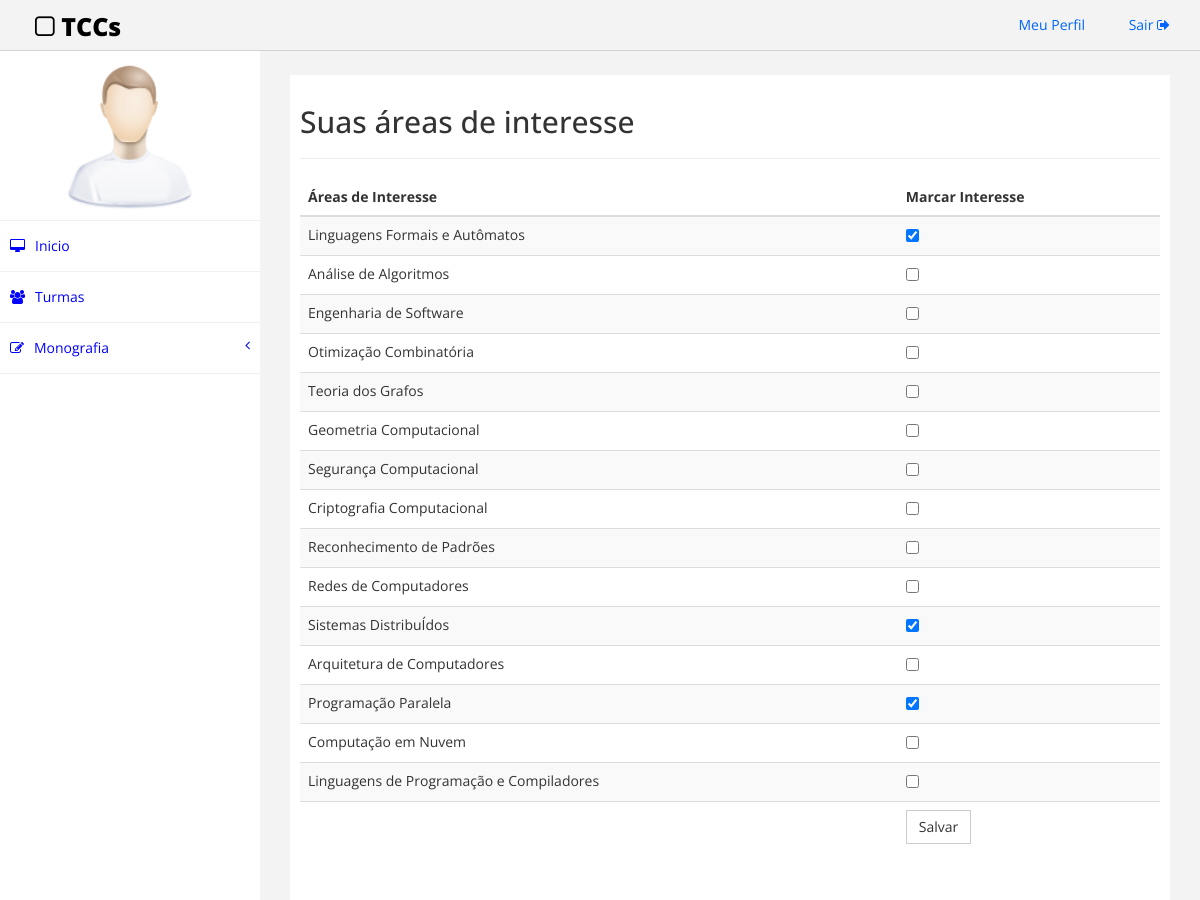
/src/areaInteresse.php (signed in), run on an earlier commit of the app's database.
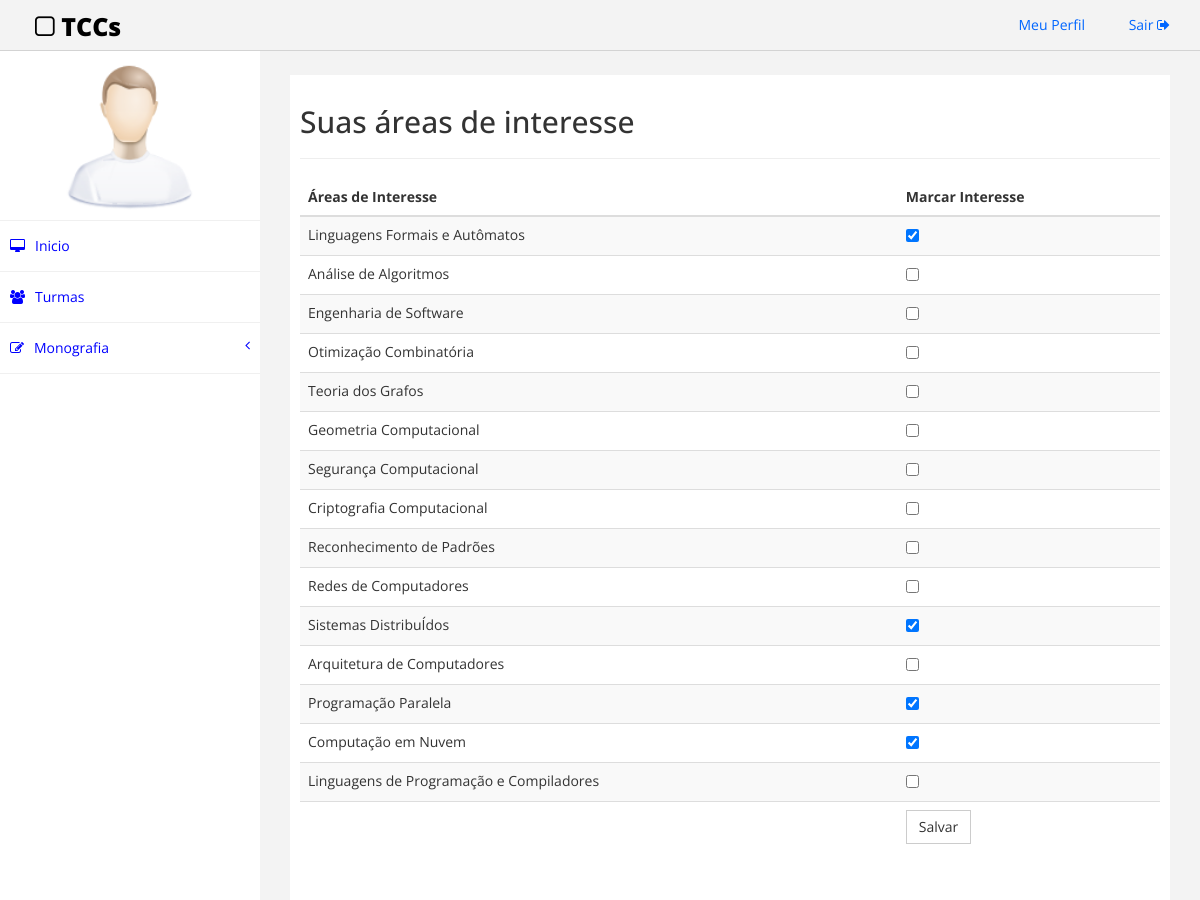
And on a later commit of the database.
### tables this page shows
CREATE TABLE IF NOT EXISTS `prof_has_interesse` (
  `siape` varchar(20) DEFAULT NULL,
  `idInteresse` int(11) DEFAULT NULL,
  KEY `siape` (`siape`),
  KEY `idInteresse` (`idInteresse`)
);

CREATE TABLE IF NOT EXISTS `area_interesse` (
  `idInteresse` int(11) NOT NULL AUTO_INCREMENT,
  `nomeInteresse` varchar(50) NOT NULL,
  PRIMARY KEY (`idInteresse`)
);

### src/areaInteresse.php (the view, shortened to what the changed rows need)
<!DOCTYPE html>
<html>
<head>
    <link href="assets/css/bootstrap.css" rel="stylesheet" />
    <link href="assets/css/font-awesome.css" rel="stylesheet" />
    <link href="assets/css/custom.css" rel="stylesheet" />
</head>
<body>
    <div id="wrapper">
        <div id="page-wrapper" >
            <div id="page-inner">
                <div class="row">
                    <div class="col-md-12">
                     <h2>Suas áreas de interesse</h2>
                    </div>
                </div>
                <div class="row">
                <form class="form-horizontal" action="./action/cadastra_interesse.php" method="post">
                    <div class="col-md-12">
                        <table class="table table-striped table-hover table-responsive">
                            <thead>
                                <tr>
                                    <th>
                                        Áreas de Interesse
                                    </th>
                                    <th>
                                        Marcar Interesse
                                    </th>
                                </tr>
                            </thead>
                            <tbody>
                                <?php
                                    $conn = new Connection();
                                    $connection = $conn->getConnection();
                                    $nomes = array();
                                    $sql = "SELECT `prof_has_interesse`.`siape`, `area_interesse`.*
                                            FROM `area_interesse`
                                            LEFT JOIN `prof_has_interesse` ON `prof_has_interesse`.`idInteresse` = `area_interesse`.`idInteresse`;";
                                    $resultado = mysqli_query($connection, $sql) or die ("Erro ao conectar na tabela " . mysqli_error($connection));
                                    while($row = $resultado->fetch_assoc()) {
                                        $idInteresse = $row['idInteresse'];
                                        if (in_array($idInteresse, $nomes)) {
                                        } else {
                                            $nomes[] = $idInteresse;
                                            echo "<tr><td>".$row["nomeInteresse"]."</td><td><input type='checkbox' name='check_box[]' value='".$row["idInteresse"]."' ";
                                            $sql2 = "SELECT * FROM prof_has_interesse WHERE siape = '".$_SESSION['usuario']."' AND idInteresse = '".$idInteresse."';";
                                            $resultado2 = mysqli_query($connection, $sql2) or die ("Erro ao conectar na tabela " . mysqli_error($connection));
                                            $count = mysqli_num_rows($resultado2);
                                            if ($count>0) {
                                                echo "checked";
                                            }
                                            echo "/></td></tr>";
                                        }
                                   }
                                ?>
                      </div>
                    </div>
                </div>
            </div>
            </div>
</body>
</html>

What changed in the data, as far as the page shows it:
no longer on this page (row unchanged): area_interesse: nomeInteresse "Computação em Nuvem"
added prof_has_interesse: idInteresse.nomeInteresse "Computação em Nuvem", idInteresse "☑"
